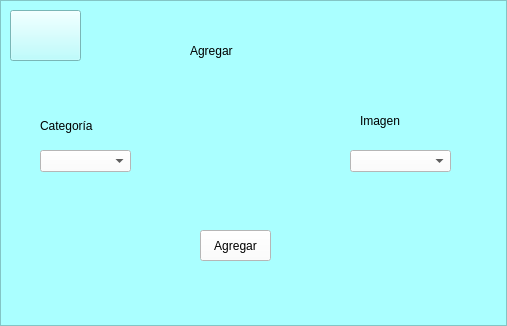
<?xml version="1.0" encoding="UTF-8"?>
<ui version="4.0">
 <class>MainWindow</class>
 <widget class="QMainWindow" name="MainWindow">
  <property name="geometry">
   <rect>
    <x>0</x>
    <y>0</y>
    <width>507</width>
    <height>326</height>
   </rect>
  </property>
  <property name="windowTitle">
   <string>MainWindow</string>
  </property>
  <widget class="QWidget" name="centralwidget">
   <layout class="QVBoxLayout" name="verticalLayout">
    <property name="spacing">
     <number>0</number>
    </property>
    <property name="leftMargin">
     <number>0</number>
    </property>
    <property name="topMargin">
     <number>0</number>
    </property>
    <property name="rightMargin">
     <number>0</number>
    </property>
    <property name="bottomMargin">
     <number>0</number>
    </property>
    <item>
     <widget class="QFrame" name="frame">
      <property name="styleSheet">
       <string notr="true">background-color: rgb(170, 255, 255);</string>
      </property>
      <property name="frameShape">
       <enum>QFrame::StyledPanel</enum>
      </property>
      <property name="frameShadow">
       <enum>QFrame::Raised</enum>
      </property>
      <widget class="QLabel" name="label">
       <property name="geometry">
        <rect>
         <x>190</x>
         <y>30</y>
         <width>121</width>
         <height>41</height>
        </rect>
       </property>
       <property name="styleSheet">
        <string notr="true">font: 20pt &quot;Myanmar Text&quot;;</string>
       </property>
       <property name="text">
        <string>Agregar</string>
       </property>
      </widget>
      <widget class="QComboBox" name="comboBox">
       <property name="geometry">
        <rect>
         <x>40</x>
         <y>150</y>
         <width>91</width>
         <height>22</height>
        </rect>
       </property>
       <property name="styleSheet">
        <string notr="true">background-color: rgb(255, 255, 255);</string>
       </property>
      </widget>
      <widget class="QComboBox" name="comboBox_2">
       <property name="geometry">
        <rect>
         <x>350</x>
         <y>150</y>
         <width>101</width>
         <height>22</height>
        </rect>
       </property>
       <property name="styleSheet">
        <string notr="true">background-color: rgb(255, 255, 255);</string>
       </property>
      </widget>
      <widget class="QLabel" name="label_2">
       <property name="geometry">
        <rect>
         <x>40</x>
         <y>110</y>
         <width>91</width>
         <height>31</height>
        </rect>
       </property>
       <property name="styleSheet">
        <string notr="true">font: 75 15pt &quot;MS Sans Serif&quot;;</string>
       </property>
       <property name="text">
        <string>Categoría</string>
       </property>
      </widget>
      <widget class="QLabel" name="label_3">
       <property name="geometry">
        <rect>
         <x>360</x>
         <y>100</y>
         <width>81</width>
         <height>41</height>
        </rect>
       </property>
       <property name="styleSheet">
        <string notr="true">font: 75 15pt &quot;MS Sans Serif&quot;;</string>
       </property>
       <property name="text">
        <string>Imagen</string>
       </property>
      </widget>
      <widget class="QPushButton" name="pushButton_2">
       <property name="geometry">
        <rect>
         <x>200</x>
         <y>230</y>
         <width>71</width>
         <height>31</height>
        </rect>
       </property>
       <property name="styleSheet">
        <string notr="true">background-color: rgb(255, 255, 255);
font: 12pt &quot;MS Shell Dlg 2&quot;;</string>
       </property>
       <property name="text">
        <string>Agregar</string>
       </property>
      </widget>
      <widget class="QPushButton" name="pushButton_3">
       <property name="geometry">
        <rect>
         <x>10</x>
         <y>10</y>
         <width>71</width>
         <height>51</height>
        </rect>
       </property>
       <property name="styleSheet">
        <string notr="true">background-color: rgb(170, 255, 255);</string>
       </property>
       <property name="text">
        <string/>
       </property>
       <property name="icon">
        <iconset>
         <normaloff>Regresar.png</normaloff>Regresar.png</iconset>
       </property>
       <property name="iconSize">
        <size>
         <width>32</width>
         <height>32</height>
        </size>
       </property>
      </widget>
     </widget>
    </item>
   </layout>
  </widget>
 </widget>
 <resources/>
 <connections/>
</ui>
